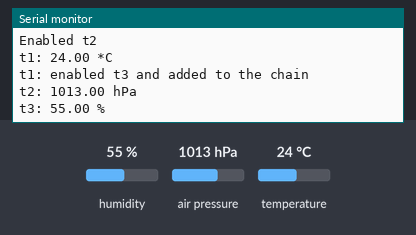
Bench run of a sketch on a simulated Arduino Uno, built with avr-gcc and run on an emulated ATmega328P. Parts: the last lines printed to the serial monitor. The test bench sets the inputs (shaded band); at power-on: humidity 55 %, air pressure 1013 hPa, temperature 24 °C.

Above: at 6.2 s.
6.3 s: humidity set to 22 %
At 7.8 s:
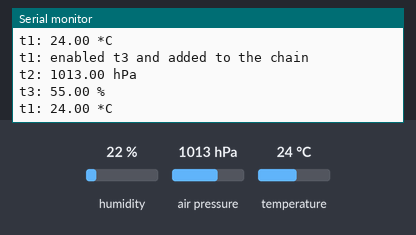
8.9 s: air pressure set to 952 hPa
At 11.4 s:
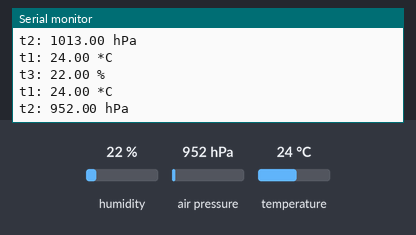
11.5 s: temperature set to 12 °C
At 23.31 s:
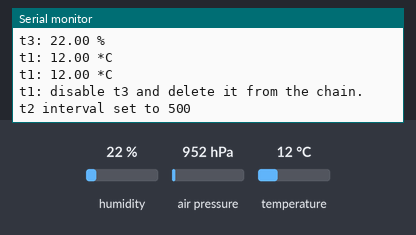

Measured:
- after the input at 8.9 s, the serial monitor: prints a new line after 2.1 s (image 2)
- after the input at 11.5 s, the serial monitor: prints a new line after 1.5 s (image 3)

The sketch:

Arduino_Task_Scheduling_101.ino
```cpp
#include <Wire.h>

#define _TASK_SLEEP_ON_IDLE_RUN
#include <TaskScheduler.h>

#include <Adafruit_Sensor.h>
#include <Adafruit_BME280.h>

Adafruit_BME280 bme;

Scheduler runner;

// Callback methods prototypes
void t1Callback();
void t2Callback();
void t3Callback();

//Tasks
Task t4();
Task t1(2000, 10, &t1Callback);
Task t2(3000, TASK_FOREVER, &t2Callback);
Task t3(5000, TASK_FOREVER, &t3Callback);

void t1Callback(){
  Serial.print("t1: ");
  Serial.print(bme.readTemperature());
  Serial.println(" *C");

  if (t1.isFirstIteration()){
    runner.addTask(t3);
    t3.enable();
    Serial.println("t1: enabled t3 and added to the chain");
  }

  if (t1.isLastIteration()){
    t3.disable();
    runner.deleteTask(t3);
    t2.setInterval(500);
    Serial.println("t1: disable t3 and delete it from the chain. t2 interval set to 500");
  }
}

void t2Callback(){

  Serial.print("t2: ");
  Serial.print(bme.readPressure()/100.0F);
  Serial.println(" hPa");
}

void t3Callback(){

  Serial.print("t3: ");
  Serial.print(bme.readHumidity());
  Serial.println(" %");
}

void setup() {
  // put your setup code here, to run once:

  Serial.begin(115200);
  Serial.println("Scheduler Test");
  while(!bme.begin()){
    Serial.println("Wiring Error!");
  }

  runner.init();
  Serial.println("Initializes Scheduler");

  runner.addTask(t1);
  Serial.println("added t1 Temperature");

  runner.addTask(t2);
  Serial.println("added t2 Pressure");

  delay(5000);

  t1.enable();
  Serial.println("Enabled t1");
  t2.enable();
  Serial.println("Enabled t2");

}

void loop() {
  // put your main code here, to run repeatedly:
  runner.execute();
}
```
